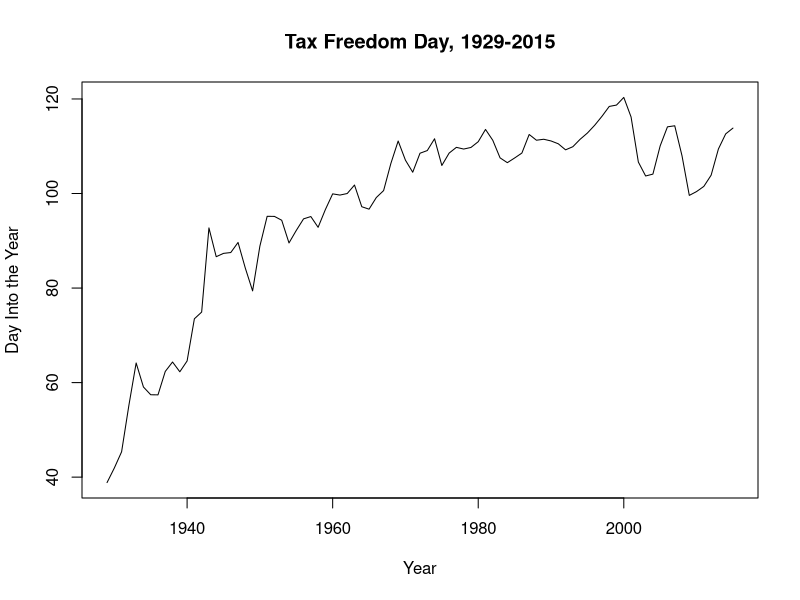

This chart was generated by the following R code:
# Sets the working directory. This sets it to the "rtfd" folder on my desktop

setwd("C:/Users/kep/Documents/GitHub/Tax-Freedom-Day")

#Clears all datasets and variables from memory

rm(list=ls())

########################Cbo Fiscal Year to Calendar Year Conversions############################## 
  
  cbo<-read.csv("cboquarters.csv", header = TRUE, fill = TRUE, sep = ",")
  
    #This requires the installation of the foreach loop package.This makes life way easier.
    
    library(foreach)
    
   #starts at two, 1 is year indicator, which needs to be skipped
      for (n in 2:length(cbo)){
        
        cbo[,n]<-as.numeric(foreach(i=cbo$year) %do% (cbo[,n][cbo$year==(i)]*0.75+cbo[,n][cbo$year==(i+1)]*0.25))
        
      }
    
    #excise tax total:
  
      cbo$excisetaxes<-as.numeric(cbo$highway+cbo$tobacco+cbo$alcohol+cbo$airport+cbo$healthinsurers+cbo$otherexcise)
  
    #manual adjustments can be made here:
        
      #None needed for 2015. Extenders are currently expired
        

############################BEA Quarterly Data######################################
  #Previous year's calendar data is incomplete. This takes the previous year's quarterly data,
  #extrapolates the missing 4th quarter data (usually by GDP growth) and averages them together
  #to get the calendar data.

  #Loads the Data

    qbea<-read.csv("beaquarters.csv", header = TRUE, fill = FALSE, sep = ",")
  
  #Goes through all the quarterly data, grows fourth quarter of missing data by 4th quarter GDP growth

    for (i in 1:length(qbea)) {
      
      if (is.na(qbea[4,i])==TRUE) {
      
        qbea[4,i]<-(qbea[3,i]/qbea[3,2])*qbea[4,2]
      
      }
    
    }

#Creates calendar year estimations of data
bealast<-NULL
for (i in 2:length(qbea)) {
  bealast[i]<-colMeans(qbea[i])
}
#############################Create Calendar Year Dataset############################

  #Imports all necessary CY data from previous years.

    bea<-read.csv("bea.csv", header = TRUE, fill = FALSE, sep = ",")

  #merges the bea calendar year dataset with the calculated last-year data
  
    final<-rbind(bea, bealast)

  #lables last year in the dataset

    final$year[(length(final$year))]<-final$year[(length(final$year)-1)]+1

  #impute CGSI foreign for all years (This is needed to calculate Net CGSI taxpayments at state and federal levels)

    final$cgsiforeign<-final$cgsi+final$statecgsi-final$cgsidomestic

  #Imputes missing CY data (Mainly the Insurance payments)
  #This imputes the missing values by growing the previous year by GDP growth
    
    for (i in 1:length(final)) {
      
      if (is.na(final[length(final$year),i])==TRUE) {
      
        final[length(final$year),i]<-(final[length(final$year),2]/final[length(final$year)-1,2])*final[length(final$year)-1,i]
      
      }
    
    }

#Computes current year's values

#adds empty row to final dataset for current year
temprow<-as.numeric(matrix(nrow=1, ncol=length(final)))
temprow[1]<-final[length(final$year),1]+1
final<-rbind(final,temprow)

#Calculates current year values
#This seems burdensome, but some of these have specific calculations that need to be defined

#Needed Growth Rates
gdpgrowth<-(cbo$gdp[2]/cbo$gdp[1])
fedtaxgrowth<-(cbo$individualincometax[2]/cbo$individualincometax[1])
excisetaxgrowth<-(cbo$excisetaxes[2]/cbo$excisetaxes[1])
customsgrowth<-(cbo$customs[2]/cbo$custom[1])
fedreservesgrowth<-(cbo$fedreserve[2]/cbo$fedreserve[1])
citgrowth<-(cbo$corporateincome[2]/cbo$corporateincome[1])
domesticprofitsgrowth<-(cbo$domesticprofits[2]/cbo$domesticprofits[1])
fedssigrowth<-(cbo$sitax[2]/cbo$sitax[1])
estatetaxgrowth<-(cbo$estateandgift[2]/cbo$estateandgift[1])
wagesgrowth<-(cbo$wages[2]/cbo$wage[1])
foreignssigrowth<-(cbo$sitax[2]/cbo$sitax[1])
deficitgrowth<-(cbo$deficit[2]/cbo$deficit[1])

#Current Year Projections, done individually now.
final$gdp[length(final$year)]<-gdpgrowth*final$gdp[length(final$year)-1]
final$incomereceiptsrestofworld[length(final$year)]<-as.numeric(NA)
final$incomepaymentsrestofworld[length(final$year)]<-as.numeric(NA)
final$nnp[length(final$year)]<-gdpgrowth*final$nnp[length(final$year)-1]
final$consumptionfixedcapital[length(final$year)]<-as.numeric(NA)
final$personalcurrenttaxes[length(final$year)]<-fedtaxgrowth*final$personalcurrenttaxes[length(final$year)-1]
final$excisetaxes[length(final$year)]<-excisetaxgrowth*final$excisetaxes[length(final$year)-1]
final$customs[length(final$year)]<-customsgrowth*final$customs[length(final$year)-1]
final$fedreserve[length(final$year)]<-fedreservesgrowth*final$fedreserve[length(final$year)-1]
final$othercit[length(final$year)]<-citgrowth*final$othercit[length(final$year)-1]
final$cgsi[length(final$year)]<-fedssigrowth*final$cgsi[length(final$year)-1]
final$estatetax[length(final$year)]<-estatetaxgrowth*final$estatetax[length(final$year)-1]+4
final$statepctincome[length(final$year)]<-wagesgrowth*final$statepctincome[length(final$year)-1]
final$statepctother[length(final$year)]<-wagesgrowth*final$statepctother[length(final$year)-1]
final$statesalestaxes[length(final$year)]<-gdpgrowth*final$statesalestaxes[length(final$year)-1]
final$statepropertytaxes[length(final$year)]<-gdpgrowth*final$statepropertytaxes[length(final$year)-1]
final$stateothertopi[length(final$year)]<-gdpgrowth*final$stateothertopi[length(final$year)-1]
final$statecit[length(final$year)]<-domesticprofitsgrowth*final$statecit[length(final$year)-1]
final$statecgsi[length(final$year)]<-wagesgrowth*final$statecgsi[length(final$year)-1]
final$stateestatetax[length(final$year)]<-gdpgrowth*final$stateestatetax[length(final$year)-1]
final$pbgc[length(final$year)]<-gdpgrowth*final$pbgc[length(final$year)-1]
final$veteransemployer[length(final$year)]<-gdpgrowth*final$veteransemployer[length(final$year)-1]
final$workerscomp[length(final$year)]<-gdpgrowth*final$workerscomp[length(final$year)-1]
final$militarymed[length(final$year)]<-gdpgrowth*final$militarymed[length(final$year)-1]
final$stateworkerscomp[length(final$year)]<-gdpgrowth*final$stateworkerscomp[length(final$year)-1]
final$suppmedical[length(final$year)]<-gdpgrowth*final$suppmedical[length(final$year)-1]
final$veteransemployee[length(final$year)]<-gdpgrowth*final$veteransemployee[length(final$year)-1]
final$cgsidomestic[length(final$year)]<-gdpgrowth*final$cgsidomestic[length(final$year)-1]
final$cgsiforeign[length(final$year)]<-foreignssigrowth*final$cgsiforeign[length(final$year)-1]
final$capitalstock[length(final$year)]<-gdpgrowth*final$capitalstock[length(final$year)-1]
final$cgsirestofworld[length(final$year)]<-as.numeric(NA)
final$netsaving[length(final$year)]<-deficitgrowth*final$netsaving[length(final$year)-1]
final$netlendingborrowing[length(final$year)]<-as.numeric(NA)
final$netfedcgsi<-final$cgsi-final$pbgc-final$veteransemployer-final$militarymed-final$workerscomp-final$suppmedical-final$veteransemployee-(final$cgsiforeign*(final$cgsi/(final$cgsi+final$statecgsi)))
final$netstatecgsi<-final$statecgsi-final$stateworkerscomp-(final$cgsiforeign*(final$statecgsi/(final$statecgsi+final$cgsi)))
final$fedtaxes<-final$personalcurrenttaxes+final$excisetaxes+final$customs+final$fedreserve+final$othercit+final$estatetax+final$netfedcgsi+final$capitalstock
final$statetaxes<-final$statepctincome+final$statepctother+final$statesalestaxes+final$statepropertytaxes+final$stateothertopi+final$statecit+final$stateestatetax+final$netstatecgsi

#Tax Freedom Day Variables Calculated:

  final$tfd<-((final$fedtaxes+final$statetaxes)/final$nnp)*365

  final$tfddate<-format(as.Date(final$tfd, origin="2015-01-01"), format="%B %d")
  
  final$tfddeficit<-((final$fedtaxes+final$statetaxes-final$netsaving)/final$nnp)*365
  
  final$tfddeficit<-format(as.Date(final$tfddeficit, origin="2015-01-01"), format="%B %d")

############################################################






#############################################################


#Tax Freedom Day is 

format(final$tfddate[length(final$year)], format="%B %d")

#deficit inclusive tax freedom day is

format(final$tfddeficit[length(final$year)], format="%B %d")

plot(final$year,final$tfd , type="l", main= "Tax Freedom Day, 1929-2015", xlab = "Year", ylab = "Day Into the Year")
